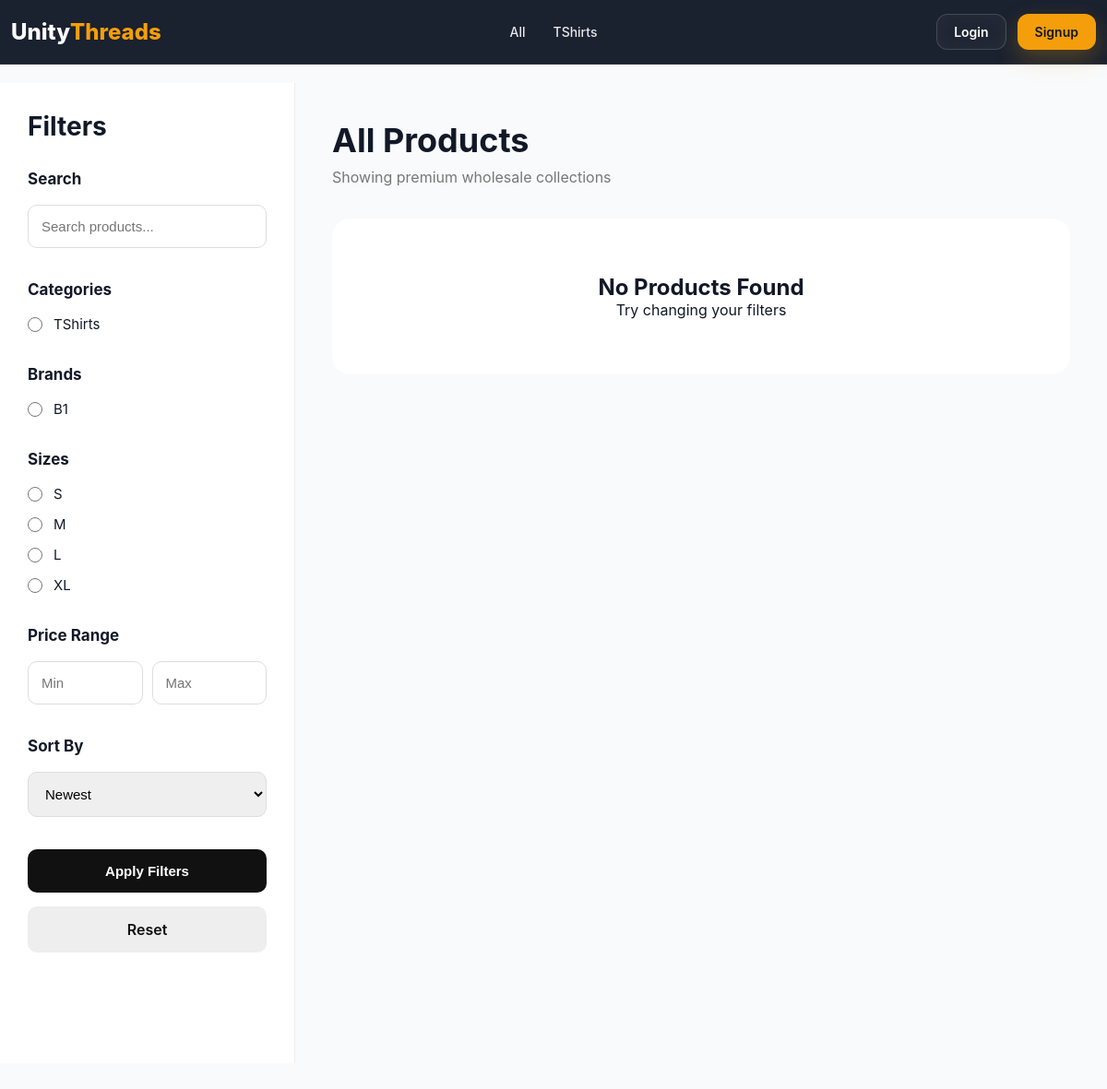
Page /products/?category=men on the earlier database version.
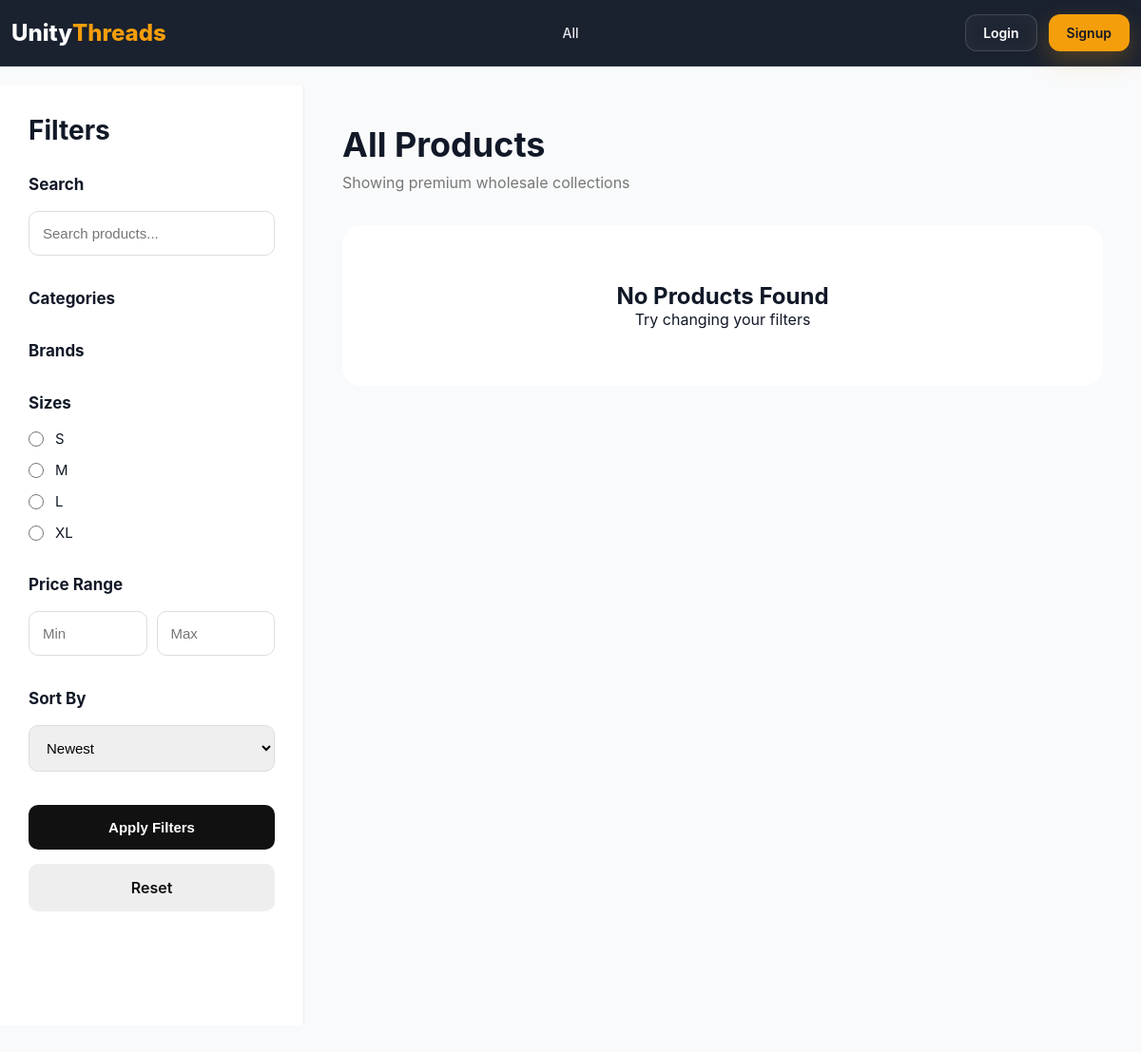
Same page on the later database version.
### products/models.py (models this page shows, shortened)
class BaseModel(models.Model):
    created_at = models.DateTimeField(
        auto_now_add=True
    )
    updated_at = models.DateTimeField(
        auto_now=True
    )
    class Meta:
        abstract = True

class Category(BaseModel):
    name = models.CharField(
        max_length=100,
        unique=True
    )
    slug = models.SlugField(
        unique=True,
        blank=True
    )
    image = models.ImageField(
        upload_to='categories/',
        blank=True,
        null=True
    )
    is_active = models.BooleanField(default=True)
    class Meta:
        verbose_name_plural = "Categories"
        ordering = ['name']
        indexes = [
            models.Index(fields=['slug']),
            models.Index(fields=['is_active']),
        ]

class Brand(BaseModel):
    name = models.CharField(
        max_length=100,
        unique=True
    )
    slug = models.SlugField(
        unique=True,
        blank=True
    )
    logo = models.ImageField(
        upload_to='brands/',
        blank=True,
        null=True
    )
    is_active = models.BooleanField(default=True)
    class Meta:
        ordering = ['name']

### products/views.py (the view, shortened to what this page needs)
class ProductListView(ListView):
    model = Product
    template_name = 'products/product_list.html'
    context_object_name = 'products'
    paginate_by = 12
    def get_queryset(self):
        queryset = Product.objects.select_related(
            'category',
            'brand'
        ).prefetch_related(
            Prefetch(
                'variants',
                queryset=ProductVariant.objects.select_related(
                    'size',
                    'color'
                )
            ),
            'images'
        ).filter(
            status='published',
            is_active=True
        ).distinct()
        search = self.request.GET.get('search')
        category = self.request.GET.get('category')
        if category:
            queryset = queryset.filter(
                category__slug=category
            )
        brand = self.request.GET.get('brand')
        if brand:
            queryset = queryset.filter(
                brand__slug=brand
            )
        size = self.request.GET.get('size')
        if size:
            queryset = queryset.filter(
                variants__size__name=size
            )
        color = self.request.GET.get('color')
        if color:
            queryset = queryset.filter(
                variants__color__name=color
            )
        min_price = self.request.GET.get('min_price')
        if min_price:
            queryset = queryset.filter(
                variants__wholesale_price__gte=min_price
            )
        max_price = self.request.GET.get('max_price')
        if max_price:
            queryset = queryset.filter(
                variants__wholesale_price__lte=max_price
            )
        in_stock = self.request.GET.get('in_stock')
        if in_stock:
            queryset = queryset.filter(
                variants__stock_quantity__gt=0
            )
        featured = self.request.GET.get('featured')
        if featured:
            queryset = queryset.filter(
                is_featured=True
            )
        sort = self.request.GET.get('sort')
        if sort == 'price_low':
            queryset = queryset.annotate(
                min_variant_price=Min(
                    'variants__wholesale_price'
                )
            ).order_by('min_variant_price')
        elif sort == 'price_high':
            queryset = queryset.annotate(
                max_variant_price=Max(
                    'variants__wholesale_price'
                )
            ).order_by('-max_variant_price')
        elif sort == 'oldest':
            queryset = queryset.order_by('created_at')
        elif sort == 'name_az':
            queryset = queryset.order_by('name')
        elif sort == 'name_za':
            queryset = queryset.order_by('-name')
        else:
            queryset = queryset.order_by(
                '-created_at'
            )
        return queryset.distinct()
    def get_context_data(self, **kwargs):
        context = super().get_context_data(**kwargs)
        context['categories'] = Category.objects.filter(
            is_active=True
        )
        context['brands'] = Brand.objects.filter(
            is_active=True
        )
        context['selected_category'] = self.request.GET.get(
            'category', ''
        )
        context['selected_brand'] = self.request.GET.get(
            'brand', ''
        )
        context['selected_size'] = self.request.GET.get(
            'size', ''
        )
        context['selected_color'] = self.request.GET.get(
            'color', ''
        )
        context['search_query'] = self.request.GET.get(
            'search', ''
        )
        context['sort_option'] = self.request.GET.get(
            'sort', ''
        )
        return context

### home/context_processors.py (called while the page is built)
def global_data(request):
    return {
        "categories": Category.objects.all()
    }

### products/templates/products/product_list.html (shortened to what the changed rows need)
{% load static %}
<!DOCTYPE html>
<html lang="en">
<head>
    <link rel="stylesheet"
          href="{% static 'products/css/product_list.css' %}">
</head>
<body>
{% include 'partials/navbar.html' %}
<div class="shop-container">
    <aside class="sidebar">
      <div class="sidebar-header">
            <h2>Filters</h2>
        </div>
        <form method="GET">
            <div class="filter-box">
                {% for category in categories %}
                <label class="filter-option">
                    <input type="radio"
                           name="category"
                           value="{{ category.slug }}"
                           >
                    <span>{{ category.name }}</span>
                </label>
                {% endfor %}
            </div>
            <div class="filter-box">
                {% for brand in brands %}
                <label class="filter-option">
                    <input type="radio"
                           name="brand"
                           value="{{ brand.slug }}"
                           >
                    <span>{{ brand.name }}</span>
                </label>
                {% endfor %}
            </div>
        </form>
    </aside>
    <section class="product-section">
        <div class="product-topbar">
            <div>
                <h1>All Products</h1>
            </div>
        </div>
        <div class="products-grid">
            {% for product in products %}
            <div class="product-card">
                           <div class="product-image">
                        {% if product.primary_image %}
                        <img src="{{ product.primary_image.image.url }}"
                             alt="{{ product.name }}">
                                {% else %}
                        <img src="{% static 'images/no-image.png' %}">
                    {% endif %}
            </div>
                <div class="product-content">
                    <div class="brand">
                        {{ product.brand.name }}
                    </div>
                    <h3>
                        {{ product.name }}
                    </h3>
                    <p class="category">
                        {{ product.category.name }}
                    </p>
                    <div class="price">
                        ₹{{ product.variants.first.wholesale_price }}
                    </div>
                    {% if product.total_stock > 0 %}
                    <div class="stock in-stock">
                        In Stock
                    </div>
                    {% else %}
                    <div class="stock out-stock">
                        Out Of Stock
                    </div>
                    {% endif %}
                    <div class="sizes">
                        {% for variant in product.variants.all %}
                        <span>
                            {{ variant.size.name }}
                        </span>
                        {% endfor %}
                    </div>
                   <a href="{% url 'product_detail' product.slug %}"
                         class="view-btn">
                            View Details
                    </a>
                </div>
            </div>
            {% empty %}
            <div class="empty-products">
                <h2>No Products Found</h2>
            </div>
            {% endfor %}
        </div>
    </section>
</div>
</body>
</html>

### home/templates/partials/navbar.html (shortened to what this page needs)
{% load static %}
<link rel="stylesheet" href="{% static 'home/css/navbar.css' %}">
<header class="header" id="header">
    <a href="/" class="logo">
        Unity<span>Threads</span>
    </a>
      <nav class="nav" id="nav">
    <a href="{% url 'product_list' %}">All</a>
    {% for category in categories %}
        <a href="{% url 'product_list' %}?category={{ category.slug }}">
            {{ category.name }}
        </a>
    {% endfor %}
</nav>
    <div class="nav-actions">
        {% if not request.user.is_authenticated %}
        <div class="auth-buttons" id="guestMenu">
            <a href="{% url 'login' %}" class="login-btn">Login</a>
            <a href="{% url 'signup' %}" class="signup-btn">Signup</a>
        </div>
        {% endif %}
    </div>
</header>

Differences in the rows shown:
removed Category: name "TShirts", slug "☐ TShirts"
removed Brand: slug "☐ B1", name "B1"
